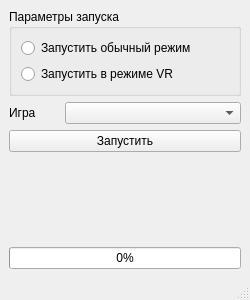
<?xml version="1.0" encoding="UTF-8"?>
<ui version="4.0">
 <class>MainWindow</class>
 <widget class="QMainWindow" name="MainWindow">
  <property name="geometry">
   <rect>
    <x>0</x>
    <y>0</y>
    <width>250</width>
    <height>300</height>
   </rect>
  </property>
  <property name="minimumSize">
   <size>
    <width>250</width>
    <height>300</height>
   </size>
  </property>
  <property name="windowTitle">
   <string>MainWindow</string>
  </property>
  <widget class="QWidget" name="centralwidget">
   <layout class="QGridLayout" name="gridLayout">
    <item row="0" column="0">
     <widget class="QGroupBox" name="groupBox">
      <property name="maximumSize">
       <size>
        <width>16777215</width>
        <height>120</height>
       </size>
      </property>
      <property name="title">
       <string>Параметры запуска</string>
      </property>
      <layout class="QVBoxLayout" name="verticalLayout_2">
       <item>
        <widget class="QRadioButton" name="rb_game">
         <property name="text">
          <string>Запустить обычный режим</string>
         </property>
        </widget>
       </item>
       <item>
        <widget class="QRadioButton" name="rb_gameVR">
         <property name="text">
          <string>Запустить в режиме VR</string>
         </property>
        </widget>
       </item>
      </layout>
     </widget>
    </item>
    <item row="1" column="0">
     <layout class="QHBoxLayout" name="horizontalLayout">
      <item>
       <widget class="QLabel" name="l_game">
        <property name="maximumSize">
         <size>
          <width>50</width>
          <height>25</height>
         </size>
        </property>
        <property name="text">
         <string>Игра</string>
        </property>
       </widget>
      </item>
      <item>
       <widget class="QComboBox" name="cb_gameList">
        <property name="maximumSize">
         <size>
          <width>16777215</width>
          <height>25</height>
         </size>
        </property>
       </widget>
      </item>
     </layout>
    </item>
    <item row="2" column="0">
     <layout class="QVBoxLayout" name="verticalLayout">
      <item>
       <widget class="QPushButton" name="pb_play">
        <property name="text">
         <string>Запустить</string>
        </property>
        <property name="checkable">
         <bool>true</bool>
        </property>
        <property name="checked">
         <bool>false</bool>
        </property>
        <property name="flat">
         <bool>false</bool>
        </property>
       </widget>
      </item>
      <item>
       <spacer name="vs_bottom">
        <property name="orientation">
         <enum>Qt::Vertical</enum>
        </property>
        <property name="sizeHint" stdset="0">
         <size>
          <width>20</width>
          <height>40</height>
         </size>
        </property>
       </spacer>
      </item>
      <item>
       <widget class="QProgressBar" name="pbar_load">
        <property name="minimumSize">
         <size>
          <width>0</width>
          <height>0</height>
         </size>
        </property>
        <property name="value">
         <number>0</number>
        </property>
       </widget>
      </item>
     </layout>
    </item>
   </layout>
  </widget>
  <widget class="QMenuBar" name="menubar">
   <property name="geometry">
    <rect>
     <x>0</x>
     <y>0</y>
     <width>250</width>
     <height>21</height>
    </rect>
   </property>
  </widget>
  <widget class="QStatusBar" name="statusbar"/>
 </widget>
 <resources/>
 <connections/>
</ui>
